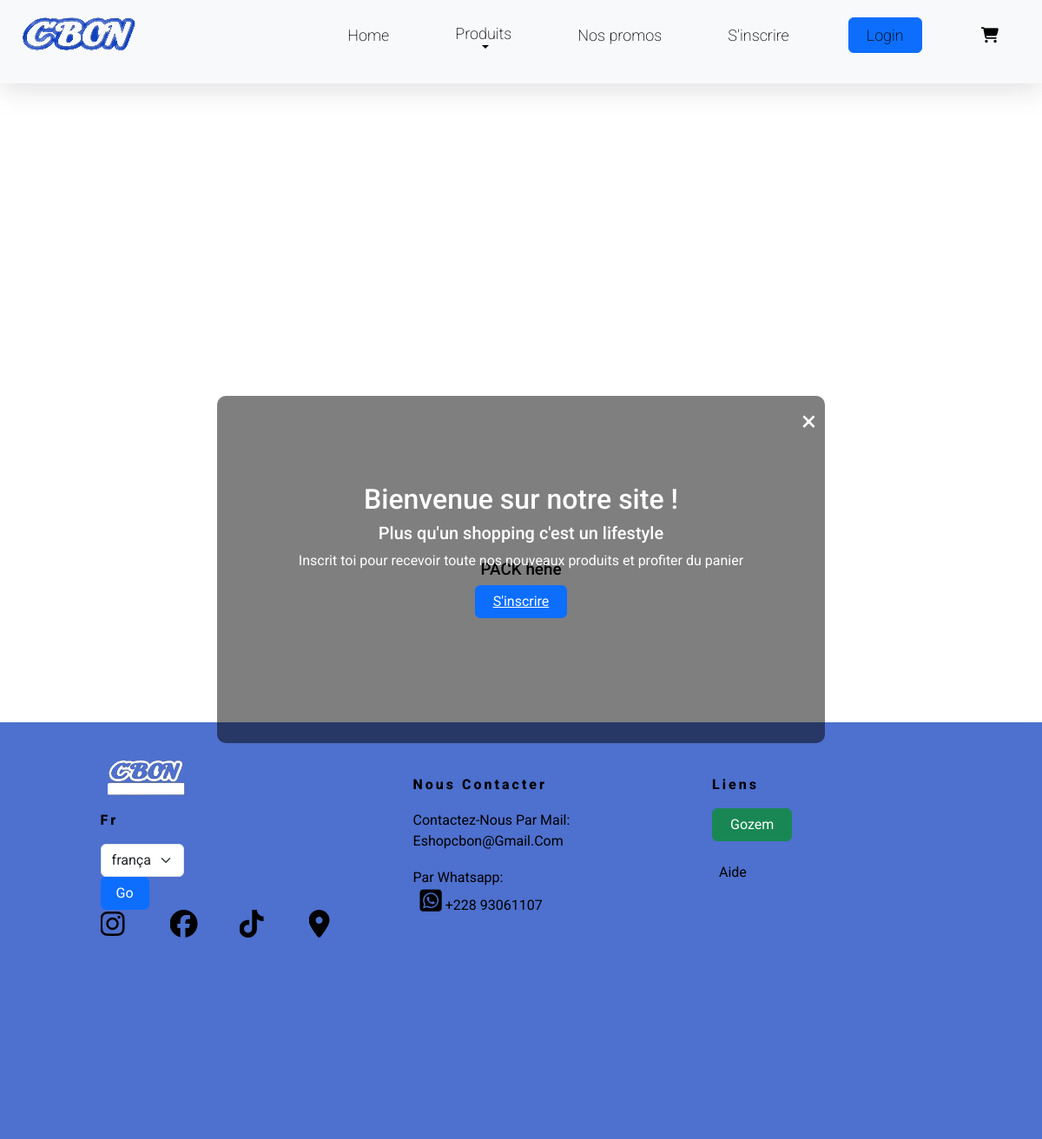
The page /pack_list_detail/1/ on the database as committed earlier.
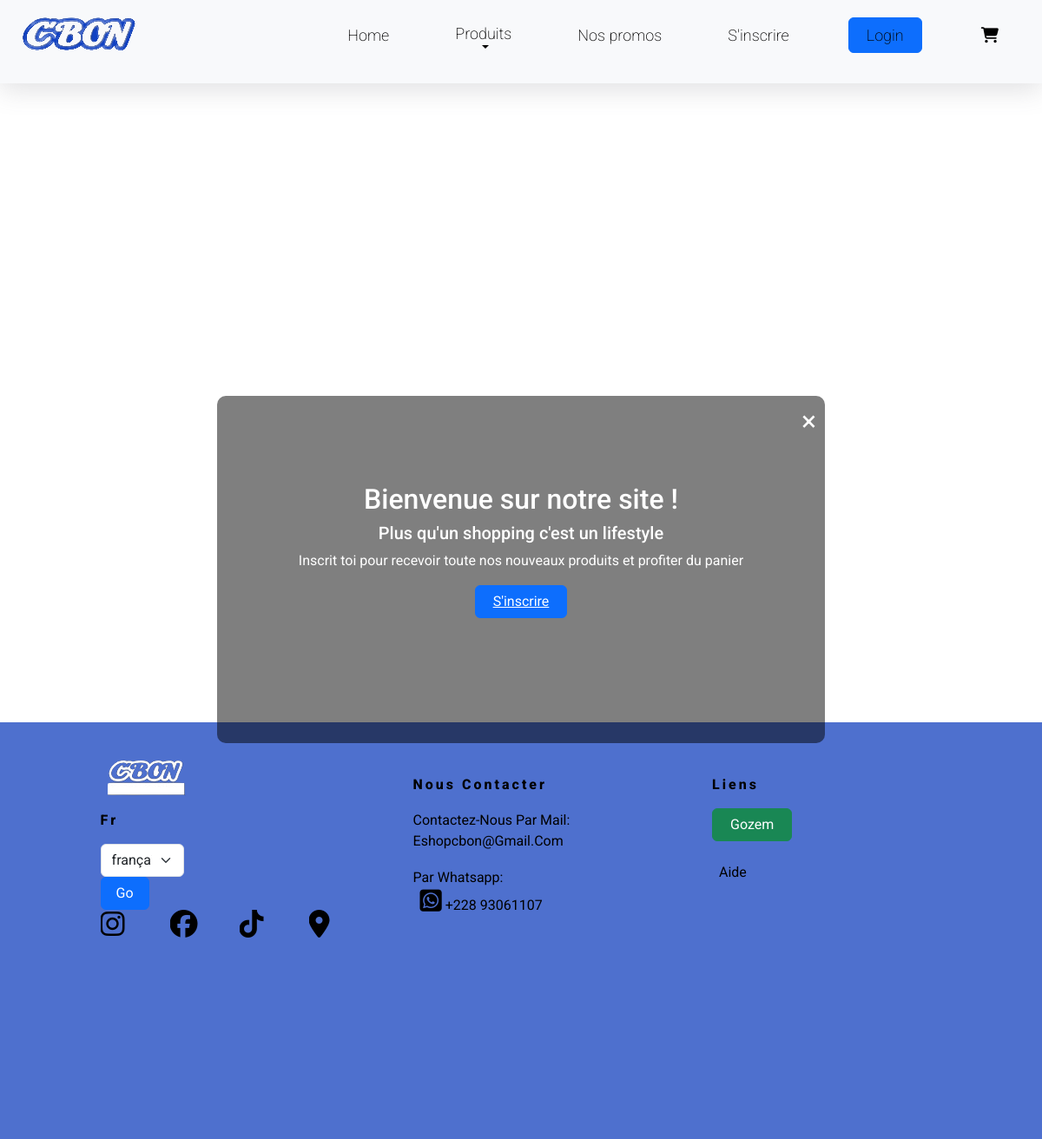
The same page on the database as committed later.
### store/models.py (models this page shows, shortened)
class ProductPack (models.Model):
    name= models.CharField(max_length=128)
    prices= models.FloatField(default=0)
    products= models.ManyToManyField(product)
    description = models.TextField(blank=True)
    quantity= models.IntegerField(default=1)

### store/views.py (the view)
# urls.py: path('pack_list_detail/<int:id>/',ProductPackListviews.as_view(), name="pack_list_detail"),
class  ProductPackListviews(generic.ListView):
        model=ProductPack
        template_name= "store/pack_list_detail.html"
        context= { 'product_pack':ProductPack }
        def get_context_data(self, **kwargs) :
           context= super(ProductPackListviews,self).get_context_data(**kwargs)
           pack_id= self.kwargs['id']
           product_packs=ProductPack.objects.filter(id=pack_id)
           context['product_packs']= ProductPack.objects.filter(id=pack_id)
           context['product_id']= self.kwargs['id']
           products_in_pack=[]
           for product_ in product_packs:
               products= product.objects.filter(id=pack_id)
               products_in_pack.append({"products":products, "product_":product_,"product_packs":product_packs})
           context['products_in_pack']=products_in_pack
           return context

### accounts/context_processors.py (called while the page is built)
def user_context(request):
    user= get_user(request)
    return{'user': user}

### store/templates/store/pack_list_detail.html (shortened to what this page needs)
{% extends 'base.html' %}
    {% load i18n %}
{% block content %}
<div class="talk">
    {% for pack in product_packs  %}
    <h1 style=" padding: 10px; text-align: right;position: absolute;top:50%;left: 50%;transform: translate(-50%, -50%);color:black;font-size: 0.5cm;"> PACK {{pack.name}} </h1>
    {% endfor %}
</div>
{% endblock content %}

Rows that differ between the two databases and show on the page:
removed ProductPack: name "hehe"
